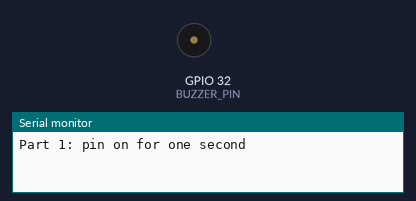
Bench run of a program on a simulated ESP32. On the bench: buzzer (waves = sounding), the last lines printed to the serial monitor.

Above: at 1.0 s.
At 2.7 s:
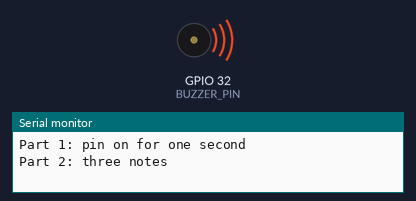
Timing chart, 0 to 7.7 s (numbered marks = the images above):
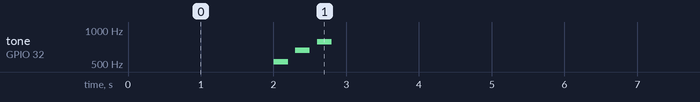

The program:

main.cpp
```cpp
#include <Arduino.h>

// 04 - Make the buzzer sound, and find out which kind you have.
// Wiring: a wire from pin 32 to the row with the buzzer's longer leg.
// A wire from the row with the other leg to the GND line.
//
// Part 1 switches pin 32 on for one second.
//   A long beep:  you have an ACTIVE buzzer.
//   Only a click: you have a PASSIVE buzzer.
// Part 2 plays three notes. Both kinds make a sound.

const int BUZZER_PIN = 32;

void setup() {
  pinMode(BUZZER_PIN, OUTPUT);
  Serial.begin(115200);
}

void loop() {
  Serial.println("Part 1: pin on for one second");
  digitalWrite(BUZZER_PIN, HIGH);
  delay(1000);
  digitalWrite(BUZZER_PIN, LOW);
  delay(1000);

  Serial.println("Part 2: three notes");
  tone(BUZZER_PIN, 523, 200);   // a note, for 200 milliseconds
  delay(300);
  tone(BUZZER_PIN, 659, 200);
  delay(300);
  tone(BUZZER_PIN, 784, 200);
  delay(300);
  noTone(BUZZER_PIN);

  delay(3000);   // wait three seconds, then do it all again
}
```

Measured:
- by itself, tone on GPIO 32 (BUZZER_PIN): repeats every 5.9 s: silent 0.10 s, 659 Hz 0.20 s, silent 0.10 s, 784 Hz 0.20 s, silent 5.1 s, 523 Hz 0.20 s
